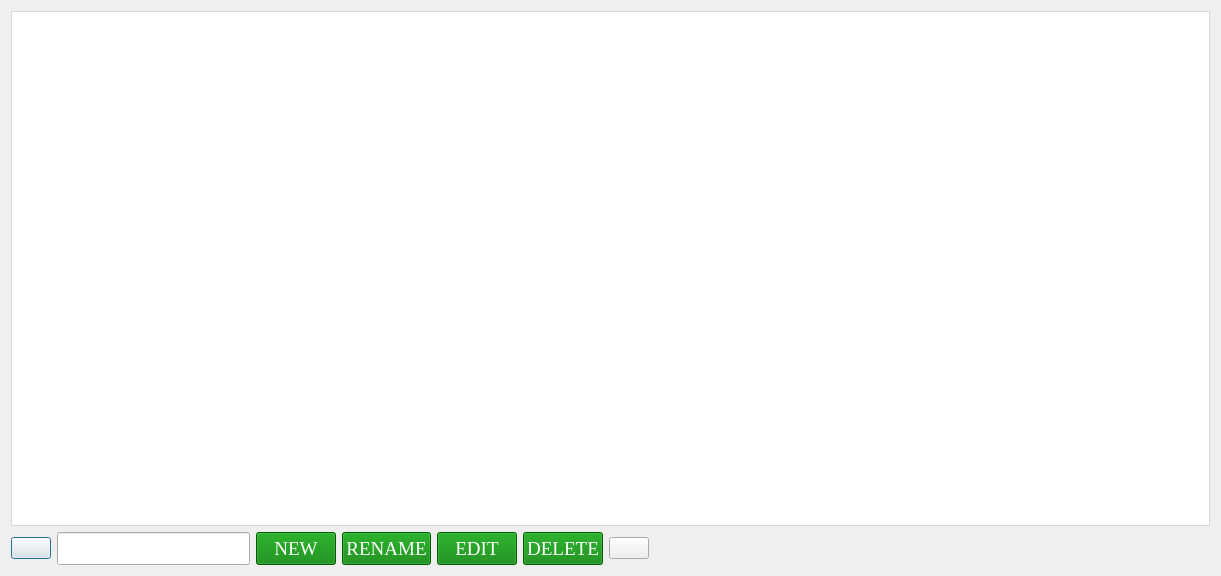
<?xml version="1.0" encoding="UTF-8"?>
<ui version="4.0">
 <class>manageRecipients</class>
 <widget class="QDialog" name="manageRecipients">
  <property name="geometry">
   <rect>
    <x>0</x>
    <y>0</y>
    <width>1221</width>
    <height>576</height>
   </rect>
  </property>
  <property name="windowTitle">
   <string>Manage Recipients</string>
  </property>
  <layout class="QVBoxLayout" name="verticalLayout">
   <item>
    <widget class="QTableView" name="tableView">
     <property name="styleSheet">
      <string notr="true">QTableView {
    border: 1px solid #d9d9d9;
    background-color: #ffffff;
    padding: 0;
    gridline-color: #d9d9d9;
}

QTableView::item {
    padding: 5px;
    border: none;
}

QTableView::item:selected {
    background-color: #3e7bb6;
    color: #ffffff;
}

QHeaderView::section {
    background-color: #f2f2f2;
    color: #333333;
    padding: 5px;
    font-weight: bold;
    border: none;
    border-right: 1px solid #d9d9d9;
    border-bottom: 1px solid #d9d9d9;
    min-width: 80px;
    min-height: 30px;
font-size: 18px;
}

QHeaderView::section:checked {
    background-color: #3e7bb6;
    color: #ffffff;
}

QHeaderView::section:pressed {
    background-color: #3e7bb6;
    color: #ffffff;
}

QHeaderView::section:first {
    border-top-left-radius: 5px;
}

QHeaderView::section:last {
    border-top-right-radius: 5px;
    border-right: none;
}

QHeaderView::section:middle {
    border-right: none;
}

QTableView::horizontalHeader {
    border-top: 1px solid #d9d9d9;
    border-bottom: 1px solid #d9d9d9;
}

QTableView::verticalHeader {
    border-right: 1px solid #d9d9d9;
}

QHeaderView::section:horizontal {
    background-color: #e2e2e2;
    border-top: 1px solid #9d9d9d;
}

QHeaderView::section:horizontal:pressed {
    background-color: #3e7bb6;
    color: #ffffff;
}
</string>
     </property>
    </widget>
   </item>
   <item>
    <layout class="QHBoxLayout" name="horizontalLayout_2">
     <item>
      <layout class="QHBoxLayout" name="horizontalLayout">
       <item>
        <widget class="QPushButton" name="pushButton_search">
         <property name="text">
          <string/>
         </property>
         <property name="icon">
          <iconset resource="asert.qrc">
           <normaloff>:/Images/search.png</normaloff>:/Images/search.png</iconset>
         </property>
         <property name="iconSize">
          <size>
           <width>30</width>
           <height>30</height>
          </size>
         </property>
        </widget>
       </item>
       <item>
        <widget class="QLineEdit" name="lineEdit">
         <property name="font">
          <font>
           <pointsize>16</pointsize>
          </font>
         </property>
         <property name="styleSheet">
          <string notr="true">QLineEdit {
    border: 1px solid #a9a9a9;
    padding: 5px;
    border-radius: 10px; /* Adjust the value to control the roundness */
    background-color: #ffffff; /* Set the background color to white */
    color: #333333;
}

QLineEdit:focus {
    border-color: #3e7bb6;
}

QLineEdit:hover {
    background-color: #e6f3ff; /* Set the hover background color to light blue */
    animation: blink 0.5s alternate infinite; /* Add a blinking animation */
}

@keyframes blink {
    from {
        background-color: #e6f3ff;
    }
    to {
        background-color: #ffffff;
    }
}
</string>
         </property>
        </widget>
       </item>
       <item>
        <widget class="QPushButton" name="pushButton_addRecipients">
         <property name="sizePolicy">
          <sizepolicy hsizetype="Preferred" vsizetype="Preferred">
           <horstretch>0</horstretch>
           <verstretch>0</verstretch>
          </sizepolicy>
         </property>
         <property name="font">
          <font>
           <family>Times New Roman</family>
           <pointsize>14</pointsize>
           <weight>50</weight>
           <italic>false</italic>
           <bold>false</bold>
          </font>
         </property>
         <property name="styleSheet">
          <string notr="true">
QPushButton{

	

	font: 14pt &quot;Times New Roman&quot;;  

		border-right: 1px solid #aaaaaa;

		border-bottom: 1px solid #aaaaaa;



}



QPushButton:enabled {

		background-color: green;

		color: white;

}



QPushButton:pressed {

		background-color: green;

		color: white;

}





QPushButton:hover:!pressed {

		background-color: ORANGE;

		color: red;

}



QPushButton:disabled {

		background-color: #aaaaaa;

		color: #ffffff;

}</string>
         </property>
         <property name="text">
          <string>NEW</string>
         </property>
        </widget>
       </item>
       <item>
        <widget class="QPushButton" name="pushButton_rename_recipients">
         <property name="sizePolicy">
          <sizepolicy hsizetype="Fixed" vsizetype="Preferred">
           <horstretch>0</horstretch>
           <verstretch>0</verstretch>
          </sizepolicy>
         </property>
         <property name="font">
          <font>
           <family>Times New Roman</family>
           <pointsize>14</pointsize>
           <weight>50</weight>
           <italic>false</italic>
           <bold>false</bold>
          </font>
         </property>
         <property name="styleSheet">
          <string notr="true">
QPushButton{

	

	font: 14pt &quot;Times New Roman&quot;;  

		border-right: 1px solid #aaaaaa;

		border-bottom: 1px solid #aaaaaa;



}



QPushButton:enabled {

		background-color: green;

		color: white;

}



QPushButton:pressed {

		background-color: green;

		color: white;

}





QPushButton:hover:!pressed {

		background-color: ORANGE;

		color: red;

}



QPushButton:disabled {

		background-color: #aaaaaa;

		color: #ffffff;

}</string>
         </property>
         <property name="text">
          <string>RENAME</string>
         </property>
        </widget>
       </item>
       <item>
        <widget class="QPushButton" name="pushButton_edit">
         <property name="sizePolicy">
          <sizepolicy hsizetype="Preferred" vsizetype="Preferred">
           <horstretch>0</horstretch>
           <verstretch>0</verstretch>
          </sizepolicy>
         </property>
         <property name="font">
          <font>
           <family>Times New Roman</family>
           <pointsize>14</pointsize>
           <weight>50</weight>
           <italic>false</italic>
           <bold>false</bold>
          </font>
         </property>
         <property name="styleSheet">
          <string notr="true">
QPushButton{

	

	font: 14pt &quot;Times New Roman&quot;;  

		border-right: 1px solid #aaaaaa;

		border-bottom: 1px solid #aaaaaa;



}



QPushButton:enabled {

		background-color: green;

		color: white;

}



QPushButton:pressed {

		background-color: green;

		color: white;

}





QPushButton:hover:!pressed {

		background-color: ORANGE;

		color: red;

}



QPushButton:disabled {

		background-color: #aaaaaa;

		color: #ffffff;

}</string>
         </property>
         <property name="text">
          <string>EDIT</string>
         </property>
        </widget>
       </item>
       <item>
        <widget class="QPushButton" name="pushButton_delete_recipients">
         <property name="sizePolicy">
          <sizepolicy hsizetype="Preferred" vsizetype="Preferred">
           <horstretch>0</horstretch>
           <verstretch>0</verstretch>
          </sizepolicy>
         </property>
         <property name="font">
          <font>
           <family>Times New Roman</family>
           <pointsize>14</pointsize>
           <weight>50</weight>
           <italic>false</italic>
           <bold>false</bold>
          </font>
         </property>
         <property name="styleSheet">
          <string notr="true">
QPushButton{

	

	font: 14pt &quot;Times New Roman&quot;;  

		border-right: 1px solid #aaaaaa;

		border-bottom: 1px solid #aaaaaa;



}



QPushButton:enabled {

		background-color: green;

		color: white;

}



QPushButton:pressed {

		background-color: green;

		color: white;

}





QPushButton:hover:!pressed {

		background-color: ORANGE;

		color: red;

}



QPushButton:disabled {

		background-color: #aaaaaa;

		color: #ffffff;

}</string>
         </property>
         <property name="text">
          <string>DELETE</string>
         </property>
        </widget>
       </item>
       <item>
        <widget class="QPushButton" name="pushButton_refresh">
         <property name="text">
          <string/>
         </property>
         <property name="icon">
          <iconset resource="asert.qrc">
           <normaloff>:/Images/refresh.png</normaloff>:/Images/refresh.png</iconset>
         </property>
         <property name="iconSize">
          <size>
           <width>35</width>
           <height>35</height>
          </size>
         </property>
        </widget>
       </item>
      </layout>
     </item>
     <item>
      <spacer name="horizontalSpacer">
       <property name="orientation">
        <enum>Qt::Horizontal</enum>
       </property>
       <property name="sizeHint" stdset="0">
        <size>
         <width>338</width>
         <height>20</height>
        </size>
       </property>
      </spacer>
     </item>
    </layout>
   </item>
  </layout>
 </widget>
 <resources>
  <include location="asert.qrc"/>
 </resources>
 <connections/>
</ui>
